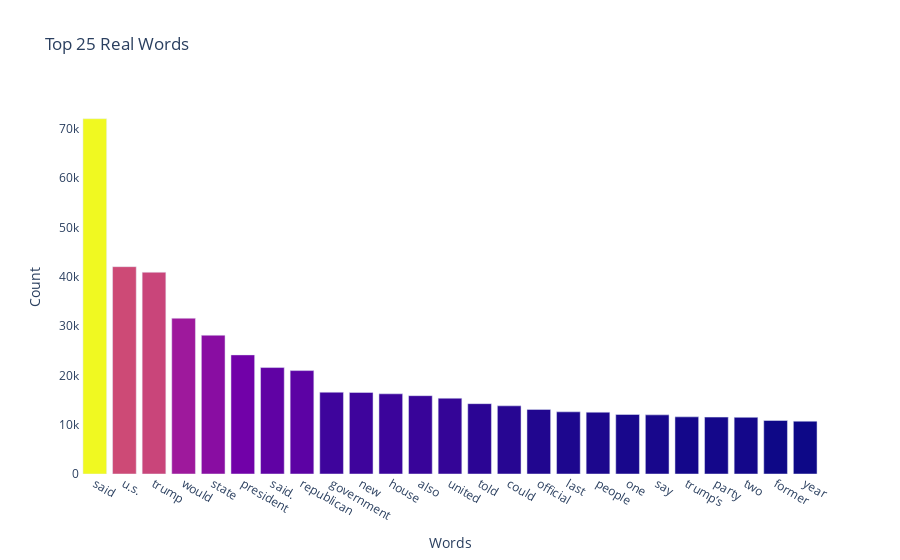
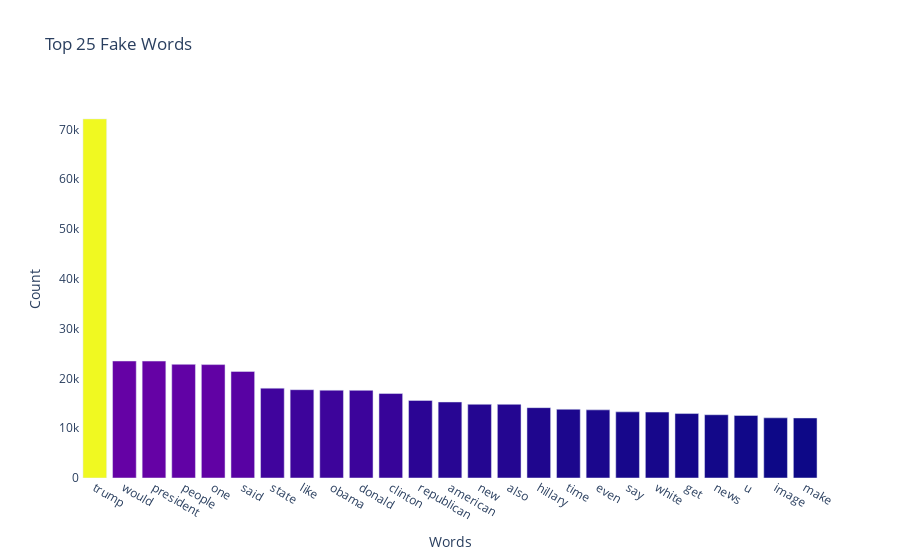

The notebook cell these images were saved under, in order:
### Markdown cell above
## Visualing top words

### Code cell
def plot_words(words,title):
    plot_data = [
    go.Bar(x = words.index, y = words[0],
          marker = dict(color = words[0]))
    ]

    plot_layout = go.Layout(title = title,
                       yaxis_title = 'Count',
                       xaxis_title = 'Words',
                       plot_bgcolor='rgba(0,0,0,0)')
    fig = go.Figure(data = plot_data, layout = plot_layout)
    fig.show()
    
plot_words(top_real,'Top 25 Real Words')
plot_words(top_fake,'Top 25 Fake Words')

### Figure 1 — Plotly figure (JSON) as saved in the notebook; plotly's stock layout.template omitted (floating-point values rounded to 4 significant figures)
{"data": [{"marker": {"color": [72046, 42041, 40909, 31589, 28139, 24154, 21583, 20971, 16585, 16536, 16259, 15881, 15369, 14262, 13823, 13095, 12606, 12532, 12068, 11990, 11588, 11535, 11492, 10846, 10709]}, "type": "bar", "x": ["said", "u.s.", "trump", "would", "state", "president", "said.", "republican", "government", "new", "house", "also", "united", "told", "could", "official", "last", "people", "one", "say", "trump’s", "party", "two", "former", "year"], "y": [72046, 42041, 40909, 31589, 28139, 24154, 21583, 20971, 16585, 16536, 16259, 15881, 15369, 14262, 13823, 13095, 12606, 12532, 12068, 11990, 11588, 11535, 11492, 10846, 10709]}], "layout": {"plot_bgcolor": "rgba(0,0,0,0)", "title": {"text": "Top 25 Real Words"}, "xaxis": {"title": {"text": "Words"}}, "yaxis": {"title": {"text": "Count"}}}}

### Figure 2 — Plotly figure (JSON) as saved in the notebook; plotly's stock layout.template omitted (floating-point values rounded to 4 significant figures)
{"data": [{"marker": {"color": [72124, 23499, 23481, 22831, 22781, 21404, 18051, 17733, 17638, 17601, 16965, 15571, 15266, 14804, 14797, 14129, 13806, 13686, 13285, 13236, 12942, 12706, 12555, 12085, 12057]}, "type": "bar", "x": ["trump", "would", "president", "people", "one", "said", "state", "like", "obama", "donald", "clinton", "republican", "american", "new", "also", "hillary", "time", "even", "say", "white", "get", "news", "u", "image", "make"], "y": [72124, 23499, 23481, 22831, 22781, 21404, 18051, 17733, 17638, 17601, 16965, 15571, 15266, 14804, 14797, 14129, 13806, 13686, 13285, 13236, 12942, 12706, 12555, 12085, 12057]}], "layout": {"plot_bgcolor": "rgba(0,0,0,0)", "title": {"text": "Top 25 Fake Words"}, "xaxis": {"title": {"text": "Words"}}, "yaxis": {"title": {"text": "Count"}}}}
